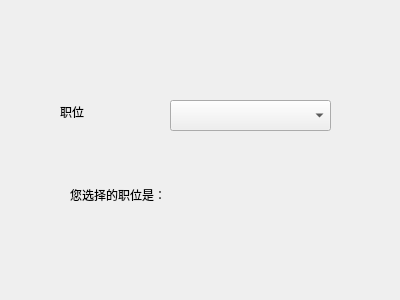
<?xml version="1.0" encoding="UTF-8"?>
<ui version="4.0">
 <class>Form</class>
 <widget class="QWidget" name="Form">
  <property name="geometry">
   <rect>
    <x>0</x>
    <y>0</y>
    <width>400</width>
    <height>300</height>
   </rect>
  </property>
  <property name="windowTitle">
   <string>Form</string>
  </property>
  <widget class="QComboBox" name="comboBox">
   <property name="geometry">
    <rect>
     <x>170</x>
     <y>100</y>
     <width>161</width>
     <height>31</height>
    </rect>
   </property>
   <property name="editable">
    <bool>false</bool>
   </property>
   <property name="currentText">
    <string/>
   </property>
  </widget>
  <widget class="QLabel" name="label">
   <property name="geometry">
    <rect>
     <x>60</x>
     <y>101</y>
     <width>54</width>
     <height>21</height>
    </rect>
   </property>
   <property name="text">
    <string>职位</string>
   </property>
  </widget>
  <widget class="QLabel" name="label_2">
   <property name="geometry">
    <rect>
     <x>70</x>
     <y>179</y>
     <width>261</width>
     <height>31</height>
    </rect>
   </property>
   <property name="text">
    <string>您选择的职位是：</string>
   </property>
  </widget>
 </widget>
 <resources/>
 <connections/>
</ui>
